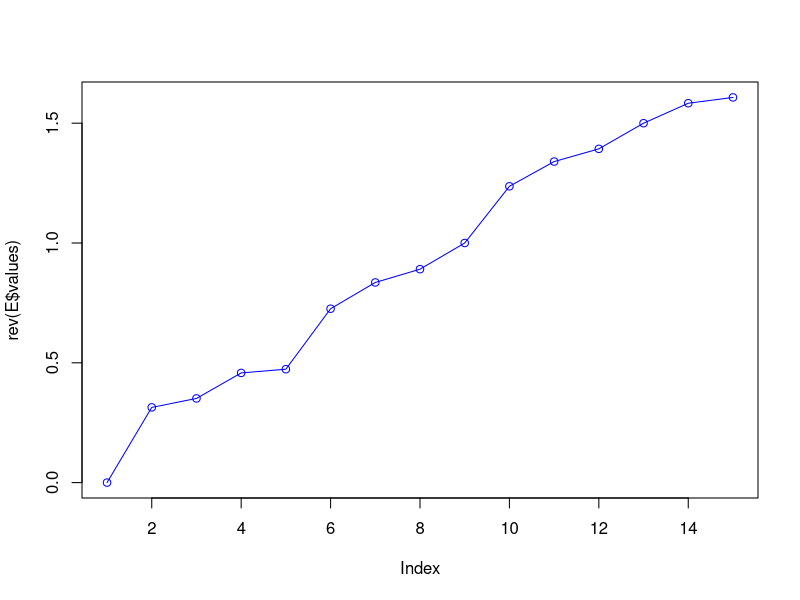
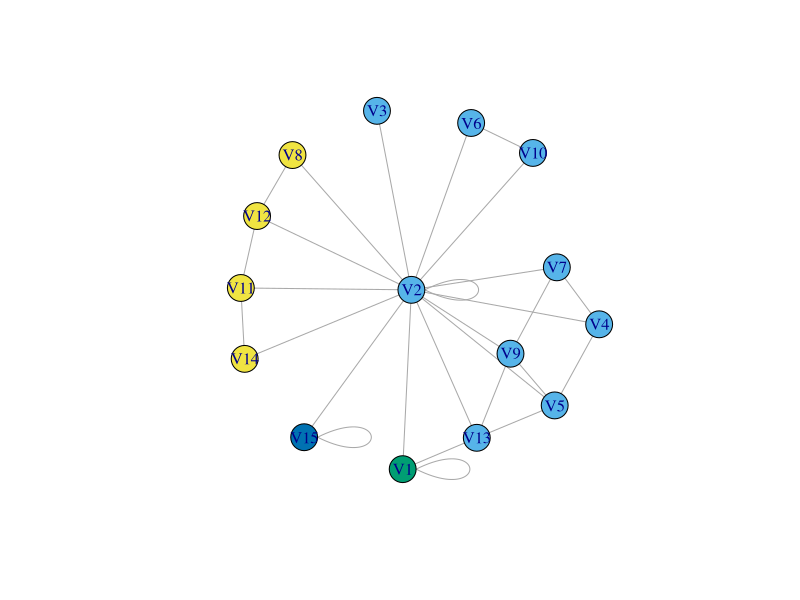

The R script that drew these images, in order:
library(igraph)

#S=as.matrix(read.csv("SymmetricMatrix4.csv",header=FALSE))
S=as.matrix(read.csv("similarity_matrix.csv",header=FALSE))
n=nrow(S)

G=graph.adjacency(S,mode="undirected",)
L=graph.laplacian(G,norm=TRUE)

E=eigen(L, symmetric=TRUE, only.values=FALSE)
U=E$vectors
print("EIGEN VALUES:")
print(E$values)
print("EIGEN VECTORS :")
print(U)
#k can be determined by eigen gap

plot(rev(E$values),type="o",col="blue")
k=4
Y=matrix(0,k,n)
for(i in 1:n){
    Y[,i]=U[i,(n-k+1):n]
    #Y[n-i+1,]=U[,i]
}
print(Y)
X=matrix(0,n,k)
for(i in 1:k){
    X[,i]=Y[i,]
}
print("  X:")
print(X)
cluster=kmeans(X,k)$cluster
V(G)$color=cluster+1
plot(G)